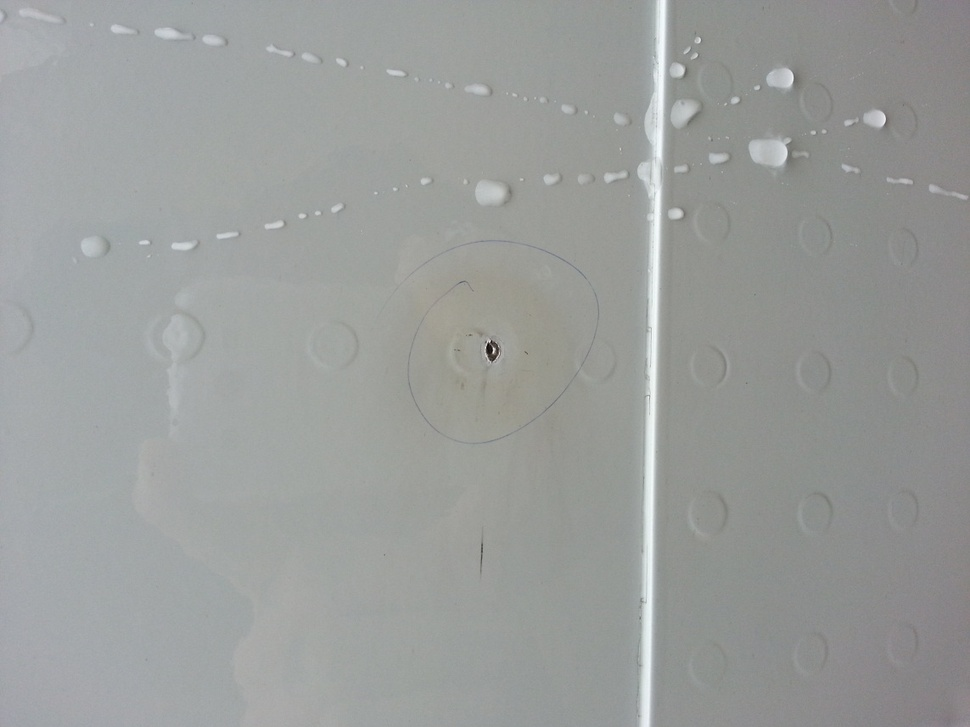
%> input picture example images/18.jpg, 970 x 727 px, shrunk from 1143 x 857 before the run
$ octave --eval "reducehaze('../example images/18.jpg');"   (GNU Octave 9; MATLAB toolbox functions it lacks are replaced by stand-ins)
%> lines starting %> are read from the running program, lines starting %| are printed output that depends on the picture
function reducehaze(filename) %#codegen
%> called with filename = '../example images/18.jpg'
A = imread(filename);
%> A is the input picture: size 727x970x3 uint8; mean R, G, B 154.3, 156.8, 155
info = imfinfo(filename);
if isfield(info, 'Orientation')
    %fprintf("Orientation found");
if info.Orientation == 8
    A=imrotate(A,90);
elseif info.Orientation ==6
    A=imrotate(A,-90);
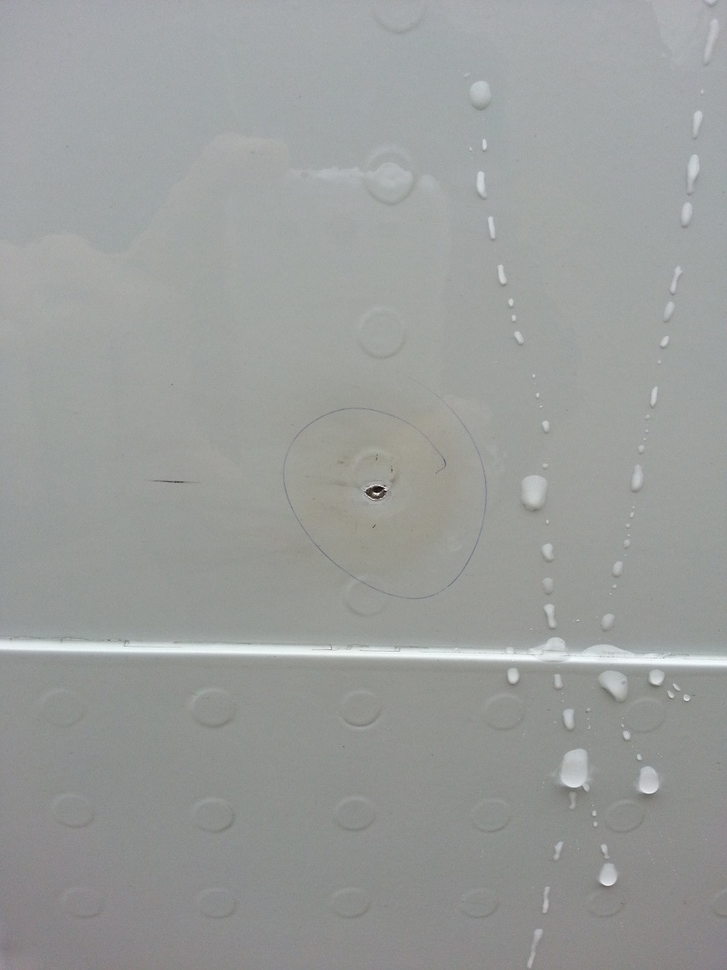
%> A: size 970x727x3 uint8; mean R, G, B 154.3, 156.8, 155; mean of the top-left, top-right, bottom-left and bottom-right quarters 163.4, 163.7, 146.2, 148
elseif info.Orientation ==3
    A=imrotate(A,180);
elseif info.Orientation ==2
    A=flip(A,2);
elseif info.Orientation ==5
    A=imrotate(A,-90);
    A=flip(A,2);
elseif info.Orientation ==7
    A=imrotate(A,90);
    A=flip(A,2);
elseif info.Orientation ==4
    A=imrotate(A,180);
    A=flip(A,2);
end
end
AInv = imcomplement(A);
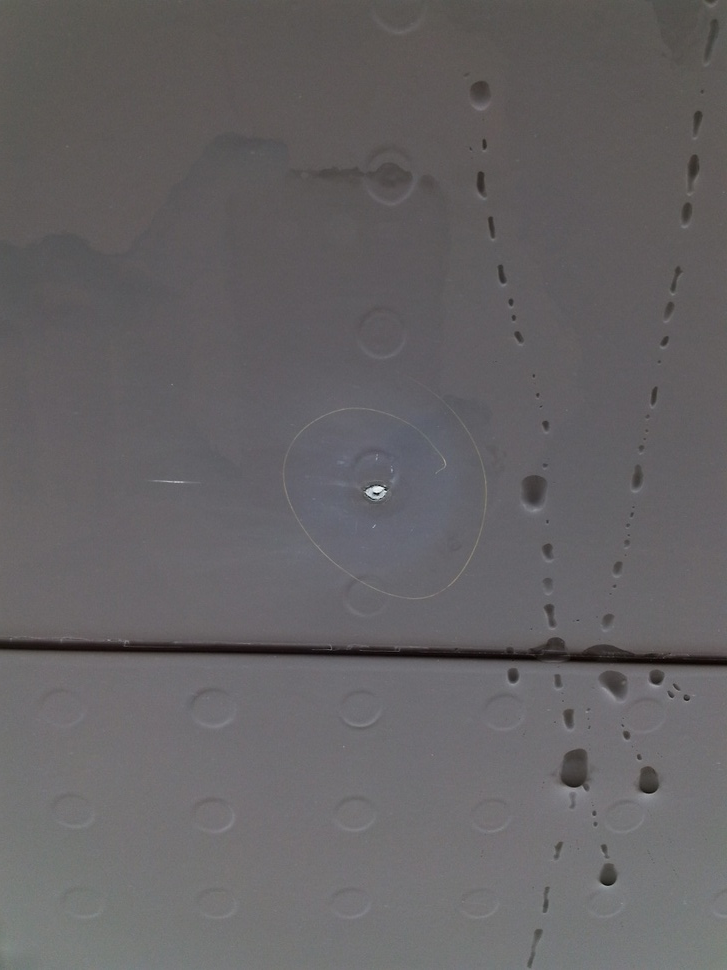
%> AInv: size 970x727x3 uint8; mean R, G, B 100.7, 98.2, 100
%> (the run ends here)

$ run again, on example images/15.jpg
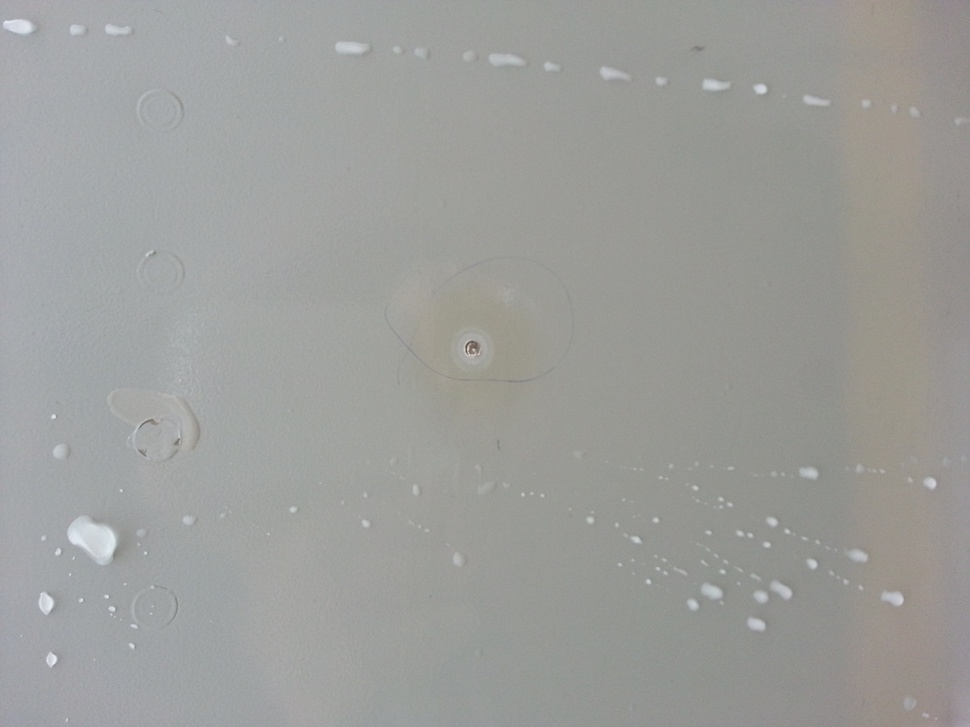
%> input picture example images/15.jpg, 970 x 727 px, shrunk from 1143 x 857 before the run
%> in reducehaze, A is the input picture: size 727x970x3 uint8; mean R, G, B 156.7, 157.5, 154.9
%> in reducehaze, `A=imrotate(A,-90);`:
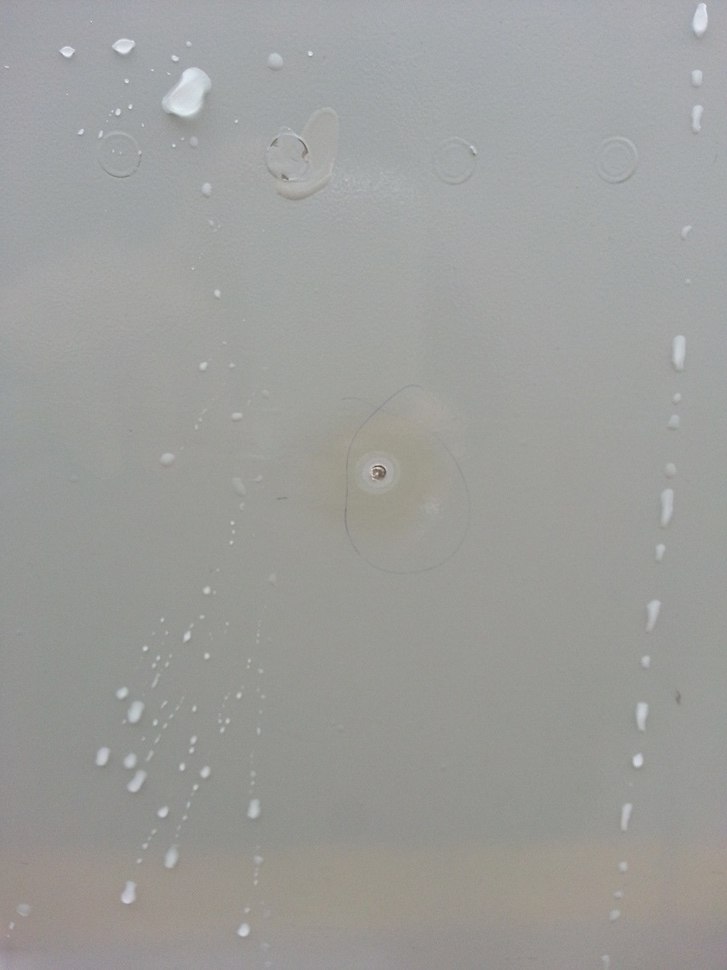
%> A: size 970x727x3 uint8; mean R, G, B 156.7, 157.5, 154.9; mean of the top-left, top-right, bottom-left and bottom-right quarters 162.2, 164.9, 148, 150.5
%> in reducehaze, `AInv = imcomplement(A);`:
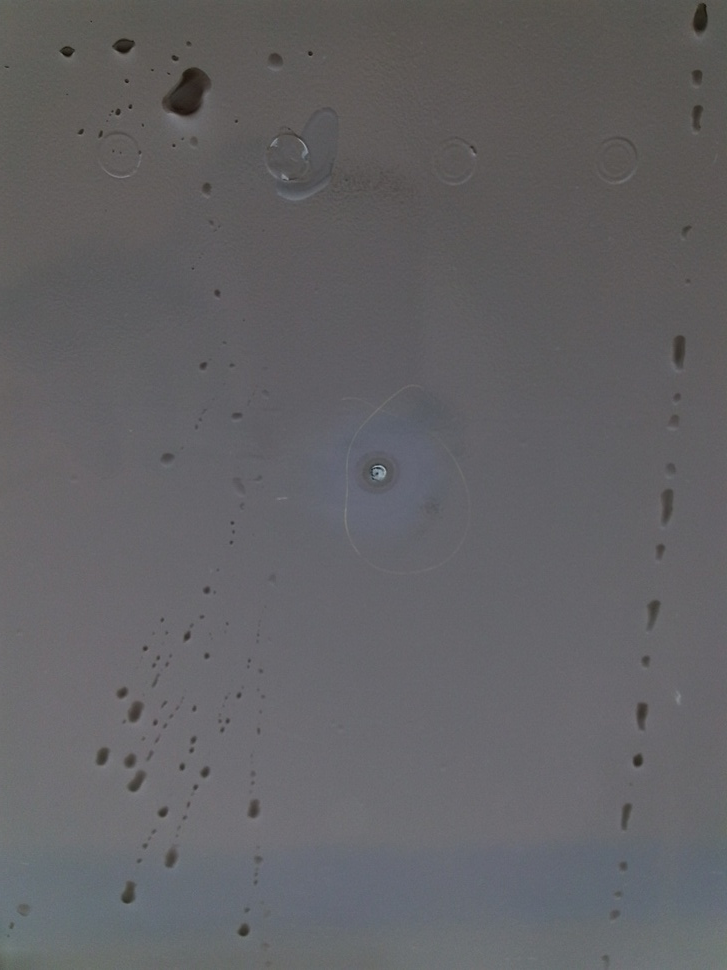
%> AInv: size 970x727x3 uint8; mean R, G, B 98.3, 97.5, 100.1

$ run again, on example images/21.jpg
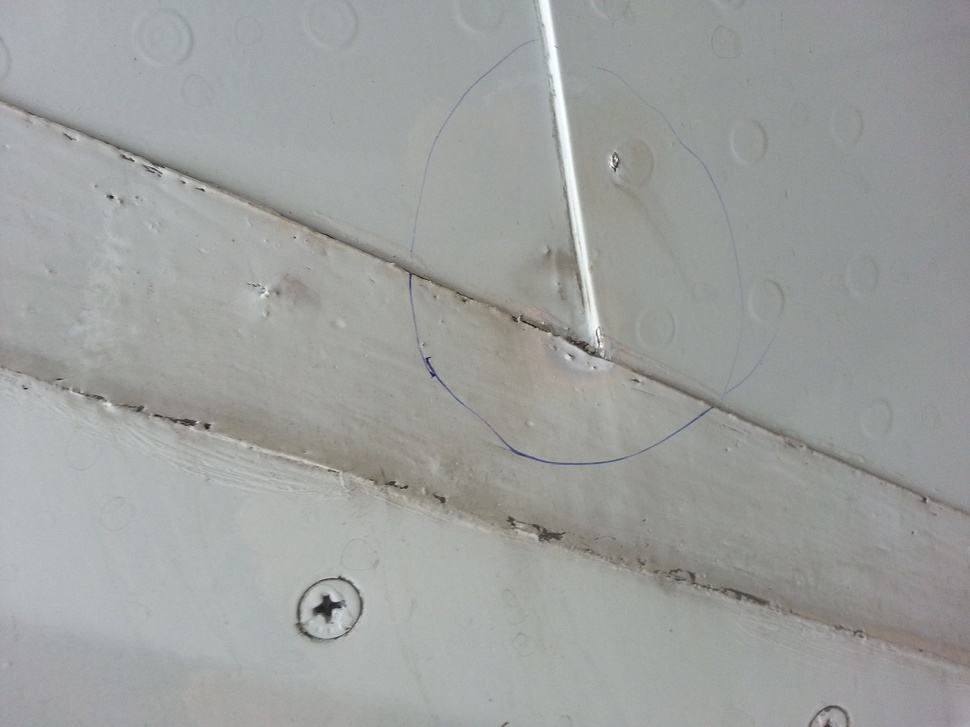
%> input picture example images/21.jpg, 970 x 727 px, shrunk from 1143 x 857 before the run
%> in reducehaze, A is the input picture: size 727x970x3 uint8; mean R, G, B 157.6, 159.8, 158.1
%> in reducehaze, `A=imrotate(A,-90);`:
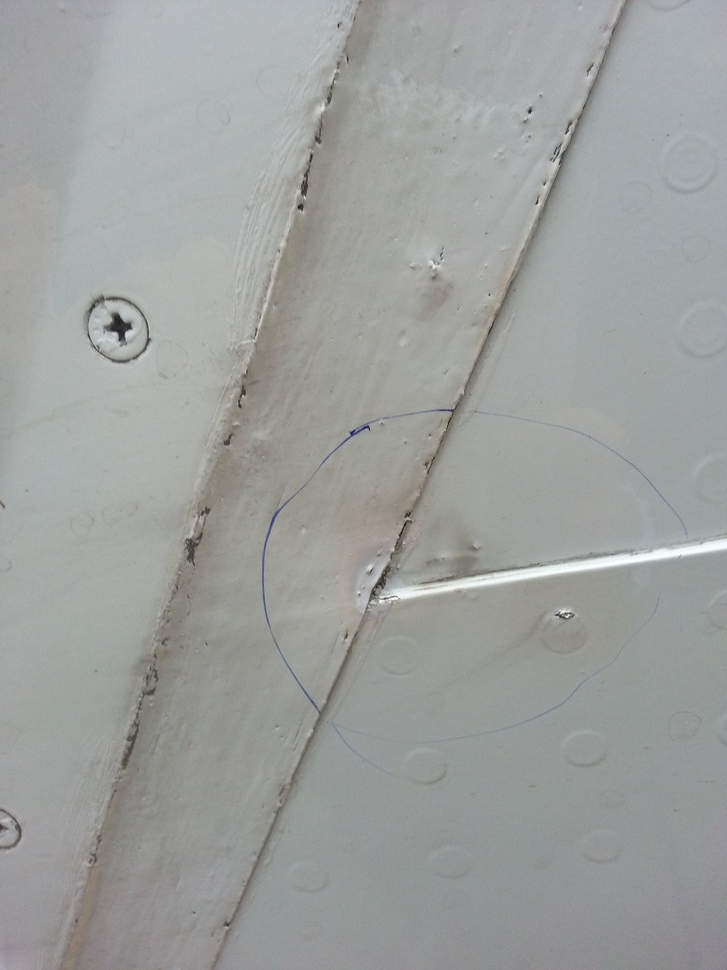
%> A: size 970x727x3 uint8; mean R, G, B 157.6, 159.8, 158.1; mean of the top-left, top-right, bottom-left and bottom-right quarters 167.8, 163.9, 150.5, 151.7
%> in reducehaze, `AInv = imcomplement(A);`:
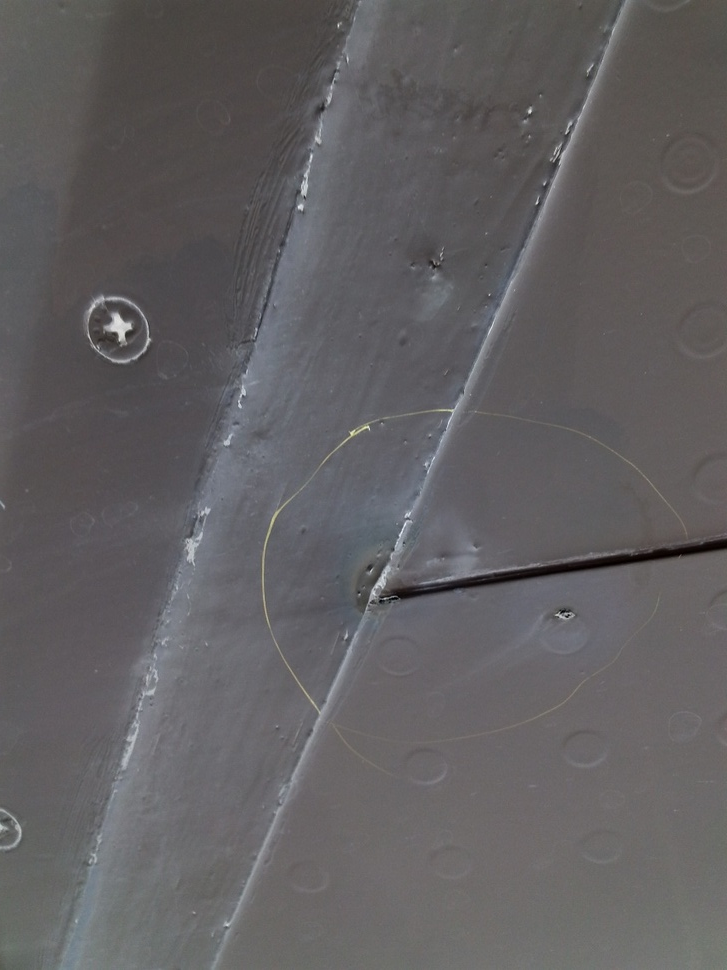
%> AInv: size 970x727x3 uint8; mean R, G, B 97.4, 95.2, 96.9
